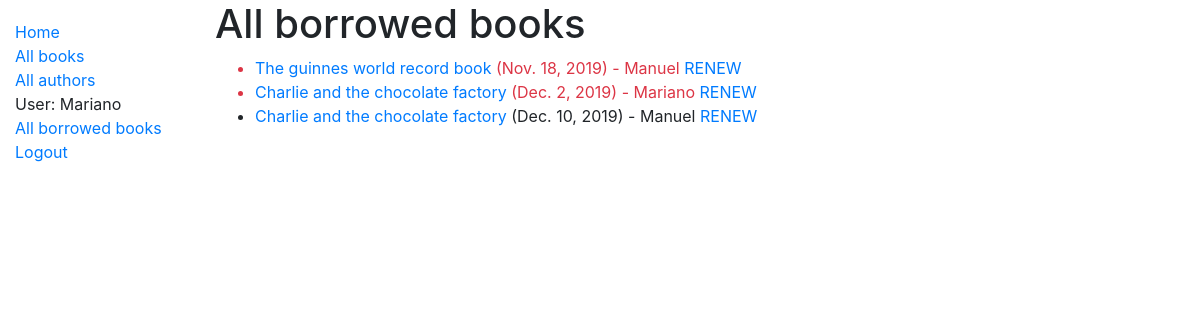
The app's page /catalog/loaned-books/ (signed in), older data.
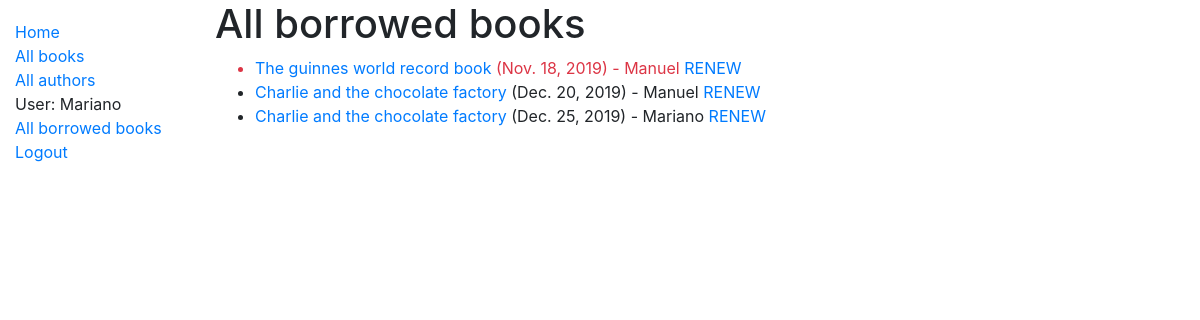
The same page, newer data.
### catalog/models.py (models this page shows, shortened)
class BookInstance(models.Model):
    id = models.UUIDField(primary_key=True, default=uuid.uuid4,
                          help_text='Unique ID for this particular book instance.')
    book = models.ForeignKey('Book', on_delete=models.SET_NULL, null=True)
    imprint = models.CharField(max_length=200)
    due_back = models.DateField(null=True, blank=True)
    borrower = models.ForeignKey(User, on_delete=models.SET_NULL, null=True, blank=True)
    LOAN_STATUS = (
        ('m', 'Maintenance'),
        ('o', 'On loan'),
        ('a', 'Available'),
        ('r', 'Reserved')
    )
    status = models.CharField(
        max_length=1,
        choices=LOAN_STATUS,
        blank=True,
        default='m',
        help_text='Book availability'
    )
    class Meta:
        ordering = ['due_back']
        permissions = (("can_mark_returned", "Can set book as returned"),)
    def is_overdue(self):
        if self.due_back and date.today() > self.due_back:
            return True
        return False

class Book(models.Model):
    title = models.CharField(max_length=200)
    author = models.ForeignKey('Author', on_delete=models.SET_NULL, null=True)
    summary = models.TextField(max_length=1000, help_text='Enter a brief description of the book')
    isbn = models.CharField('ISBN', max_length=13,
                            help_text='13 Character <a href="https://www.isbn-international.org/content/what-isbn">ISBN number</a>')
    genre = models.ManyToManyField(Genre, help_text='Select a genre for this book')
    language = models.ForeignKey('Language', on_delete=models.SET_NULL, null=True)
    def display_genre(self):
        """Create a string for the Genre. This is required to display Genre on admin."""
        return ', '.join(genre.name for genre in self.genre.all()[:3])
    display_genre.short_description = 'Genre'

### catalog/views.py (the view)
# urls.py: path('loaned-books/', views.AllLoanedBooksListView.as_view(), name='all-borrowed'),
class AllLoanedBooksListView(PermissionRequiredMixin, generic.ListView):
    model = BookInstance
    template_name = 'catalog/bookinstance_list_all_borrowed.html'
    paginate_by = 10
    permission_required = "catalog.can_mark_returned"
    def get_queryset(self):
        return BookInstance.objects.filter(status__exact='o').order_by('due_back')

### catalog/templates/catalog/bookinstance_list_all_borrowed.html
{% extends "base_generic.html" %}
{% block content %}
    <h1>All borrowed books</h1>
    {% if bookinstance_list %}
        <ul>
        {% for bookinst in bookinstance_list %}
        <li class="{% if bookinst.is_overdue%}text-danger{% endif %}">
            <a href="{% url 'book-detail' bookinst.book.pk %}">{{ bookinst.book.title }}</a> ({{ bookinst.due_back }}) - {{ bookinst.borrower.username }} <a href="{% url 'renew-book-librarian' bookinst.id %}">RENEW</a>
        </li>
        {% endfor %}
        </ul>
    {% else %}
        <p>There are no books borrowed.</p>
    {% endif %}
{% endblock %}

### catalog/templates/base_generic.html (shortened to what this page needs)
<!DOCTYPE html>
<html lang="en">
<head>
    <link rel="stylesheet" href="https://stackpath.bootstrapcdn.com/bootstrap/4.1.3/css/bootstrap.min.css"
>
    {% load static %}
    <link rel="stylesheet" href="{% static 'css/styles.css' %}">
</head>
<body>
<div class="container-fluid">
    <div class="row">
        <div class="col-sm-2">
            {% block sidebar %}
                <ul class="sidebar-nav">
                    <li><a href="{% url 'index' %}">Home</a></li>
                    <li><a href="{% url 'books' %}">All books</a></li>
                    <li><a href="{% url 'authors' %}">All authors</a></li>
                    {% if user.is_authenticated %}
                        <li>User: {{ user.get_username }}</li>
                        {% if perms.catalog.can_mark_returned %}
                            <li><a href="{% url 'all-borrowed' %}">All borrowed books</a></li>
                        {% else %}
                            <li><a href="{% url 'my-borrowed' %}">My Borrowed</a></li>
                        {% endif %}
                        <li><a href="{% url 'logout' %}?next={{ request.path }}">Logout</a></li>
                    {% else %}
                        <li><a href="{% url 'login' %}?next={{ request.path }}">Login</a></li>
                    {% endif %}
                </ul>
            {% endblock %}
        </div>
        <div class="col-sm-10 ">
            {% block content %}{% endblock %}
        </div>
    </div>
</div>
</body>
</html>

### catalog/static/css/styles.css (style rules this page uses)
.sidebar-nav { margin-top: 20px; padding: 0; list-style: none; }

Row changes from the older to the newer data that the page shows:
changed BookInstance: due_back "Dec. 10, 2019" → "Dec. 20, 2019"; moves up the list
changed BookInstance "Mariano": due_back "Dec. 2, 2019" → "Dec. 25, 2019"
